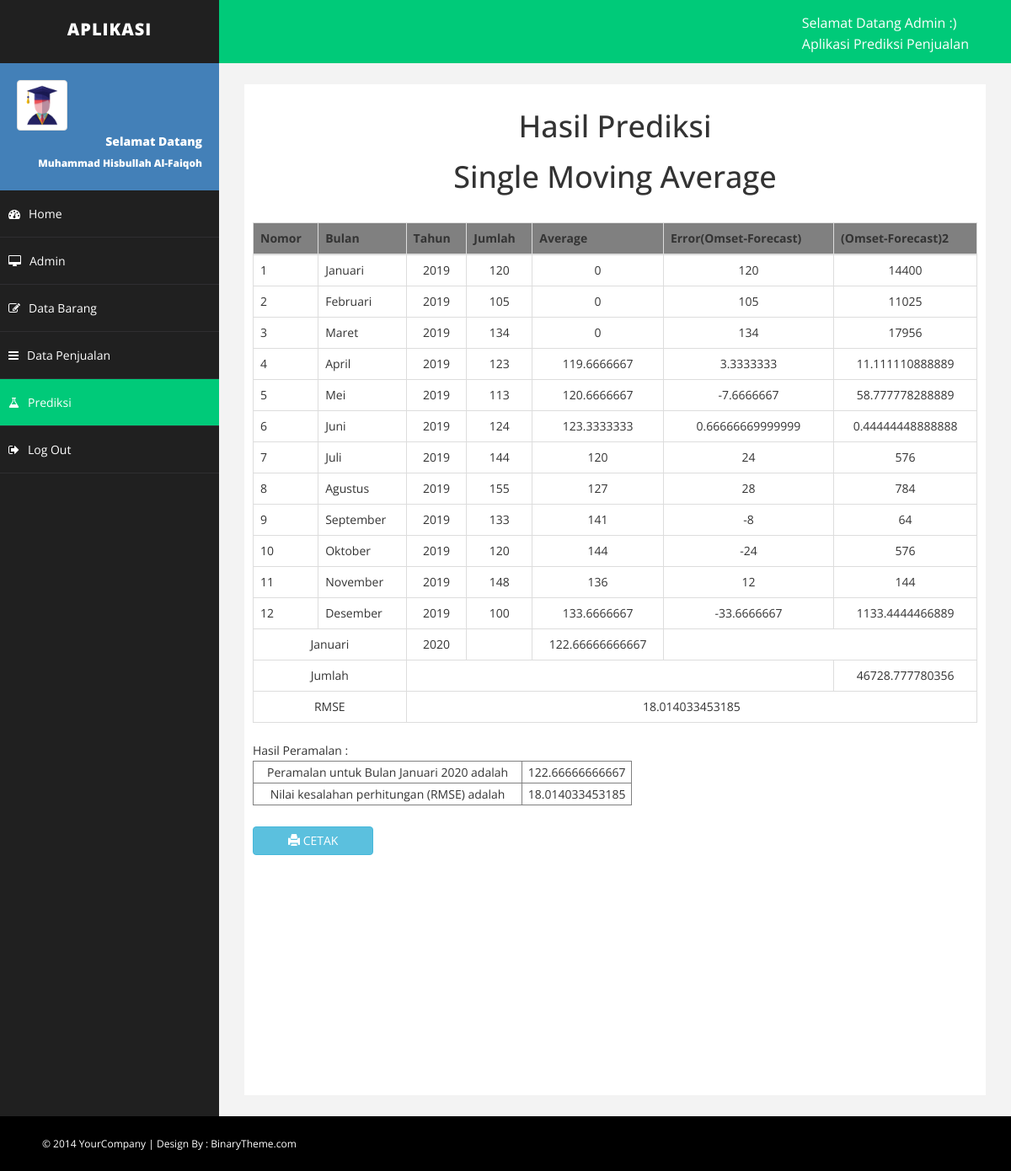
/perhitungan.php?barang=200, run on the app's committed database.
### tables this page shows
CREATE TABLE `penjualan` (
  `id_penjualan` int(11) NOT NULL,
  `id_barang` int(11) NOT NULL,
  `bulan` varchar(10) NOT NULL,
  `tahun` year(4) NOT NULL,
  `jumlah` varchar(5) NOT NULL,
  `average` double NOT NULL
);

### perhitungan.php (the view, shortened to what this page needs)
<!DOCTYPE html>
<html xmlns="http://www.w3.org/1999/xhtml">
<head>
    <link href="assets/css/bootstrap.css" rel="stylesheet" />
    <link href="assets/css/font-awesome.css" rel="stylesheet" />
    <link href="assets/css/basic.css" rel="stylesheet" />
    <link href="assets/css/custom.css" rel="stylesheet" />
</head>
<body>
    <div id="wrapper">
        <nav class="navbar navbar-default navbar-cls-top " role="navigation" style="margin-bottom: 0">
            <div class="navbar-header">
                <a class="navbar-brand">APLIKASI</a>
            </div>
            <div class="header-right">
                <div class="inner-text">
                    Selamat Datang Admin :)<br />
                Aplikasi Prediksi Penjualan</div>
            </div>
        </nav>
        <nav class="navbar-default navbar-side" role="navigation">
            <div class="sidebar-collapse">
                <ul class="nav" id="main-menu">
                    <li>
                        <div class="user-img-div">
                            <img src="assets/img/sarjana.png" class="img-thumbnail" />
                            <div class="inner-text">
                                Selamat Datang
                            <br />
                                <small>Muhammad Hisbullah Al-Faiqoh </small>
                            </div>
                        </div>
                    </li>
                    <li><a href="dasboard.php"><i class="fa fa-dashboard "></i>Home</a></li>
                    <li><a href="admin.php"><i class="fa fa-desktop "></i>Admin</a></li>
                    <li><a href="barang.php"><i class="fa fa-edit "></i>Data Barang </a></li>
                    <li><a href="penjualan.php"><i class="fa fa-bars "></i>Data Penjualan </a></li>
                    <li><a class="active-menu" href="prediksi.php"><i class="fa fa-flask "></i>Prediksi</a></li>
                    <li><a href="logout.php"><i class="fa fa-sign-out "></i>Log Out</a></li>
            </div>
        </nav>
        <div id="page-wrapper">
            <div id="page-inner">
                  <?php
                    $connect = mysqli_connect("localhost", "root", "", "prediksi");
                    $data = $_GET['barang'];
                    $ambil = mysqli_query($connect, "SELECT * FROM penjualan WHERE id_barang='$data' ");
                    $count = 0;
                    while($pecah = mysqli_fetch_array($ambil))
                    {
                        if ($count == 3)
                        $count = 0;
                        $days[$count]=$pecah['jumlah'];
                        $total = array_sum($days);
                            $res = $total/count($days);
                            $count++;
                    }
                        ?>
        <center><h1>Hasil Prediksi</h1>
        <h1 class="judul">Single Moving Average</h1></center>
          <br>
            <center>
              <table class="table table-bordered">
             <thead bgcolor="grey">
                <tr>
                    <th>Nomor</th>
                    <th>Bulan </th>
                    <th>Tahun </th>
                    <th>Jumlah </th>
                    <th>Average</th>
                    <th>Error(Omset-Forecast)</th>
                    <th>(Omset-Forecast)2</th>
                </tr>
             </thead>
                <?php
                $connect = mysqli_connect("localhost", "root", "", "prediksi");
                $ambil = mysqli_query($connect, "SELECT * FROM penjualan WHERE id_barang='$data' ") or die (mysqli_error($connect));
                if (mysqli_num_rows($ambil) > 0) {
                        $x = 0;
                        $jumlah_y = 0;
                        while ($pecah = mysqli_fetch_array($ambil)) {
                            $jumlah_x = $pecah['jumlah'] - $pecah['average'];
                            $jumlah_y += ($jumlah_x * $jumlah_x);
                            ?>
                <tr>
                    <td><?=$x+1; ?></td>
                    <td><?=$pecah['bulan']; ?></td>
                    <td align="center"><?=$pecah['tahun']; ?></td>
                    <td align="center"><?=$pecah['jumlah']; ?></td>
                    <td align="center"><?=$pecah['average']; ?></td>
                    <td align="center"><?=$pecah['jumlah'] - $pecah['average'];?></td>
                    <td align="center"><?=pow($jumlah_x, 2);?></td>
                </tr>
                 <?php
                   $x++;
                   }
                 ?>
                  <?php
                  $Bulan = "Januari";
                  $tahun = date('Y');
                  ?>
                <tr>
                  <td align="center" colspan="2"><?php echo $Bulan ?></td>
                  <td align="center"><?php echo $tahun ?></td>
                  <td></td>
                  <td align="center">
                    <?php
                    echo $res;
                    ?>
                 <td colspan="2">
                </tr>
                <tr>
                  <td align="center" colspan="2">Jumlah</td>
                  <td colspan="4">
                  <td align="center"><?php echo ($jumlah_y); ?></td>
                </tr>
              <tr>
                <td align="center" colspan="2">RMSE</td>
                <td align="center" colspan="5">
                  <?php
                  $RMSE = sqrt($jumlah_y) / $x;
                  echo $RMSE;
                  ?>
                </td>
              </tr>
              <?php
                }
              ?>
              </table>
            </center>
            <table border="1" width="450">
            <thead>
              <tr>
                <td align="center">Peramalan untuk Bulan <?=$Bulan?> <?=$tahun?> adalah</td><td align="center"><?=$res?></td>
              </tr>
               <tr>
                <td align="center">Nilai kesalahan perhitungan (RMSE) adalah</td><td align="center"><?=$RMSE?></td>
              </tr>
            </thead>
           </table>
           <br>
           <center>
           <a href="cetak.php" target="_blank" class="btn btn-info col-md-2"><span class="glyphicon glyphicon-print"></span> CETAK</a>
           </center>
            </div>
        </div>
    </div>
    <div id="footer-sec">
        &copy; 2014 YourCompany | Design By : <a href="http://www.binarytheme.com/" target="_blank">BinaryTheme.com</a>
    </div>
</body>
</html>

### assets/css/basic.css (style rules this page uses)
body { font-family: 'Open Sans', sans-serif; line-height:25px; }
#wrapper { width: 100%; background: #202020; }
#page-wrapper { padding: 15px 15px; min-height: 600px; background: #F3F3F3; }
#page-inner { width: 100%; margin: 10px 20px 10px 0px; background-color: #fff!important; padding: 10px; min-height: 1200px; }
.navbar-cls-top .navbar-brand { color: #fff; background: #202020; width: 260px; text-align: center; height: 75px; font-size: 20px; letter-spacing: 1px; font-weight: 900; padding-top: 25px; text-transform:uppercase; }
.header-right { color: #fff; padding: 15px 50px 5px 50px; float: right; font-size: 16px; }
.user-img-div { min-height: 140px; padding: 20px; background-color: #4380B8; }
.user-img-div img { max-height: 60px; }
.user-img-div .inner-text { text-align: right; position: relative; color: #fff; font-weight: 800; line-height: 25px; }
.active-menu { background-color: #00CA79!important; }
.sidebar-collapse, .sidebar-collapse .nav { background: none; }
.sidebar-collapse .nav { padding: 0; }
.sidebar-collapse .nav > li > a { color: #fff; background: #202020; text-shadow: none; padding: 15px 40px; border-bottom: 1px solid #2F2E31; }
.sidebar-collapse > .nav > li > a { padding: 15px 10px; }
.navbar-side { border: none; background-color: #202020; }
.navbar-cls-top { background: #00CA79; border-bottom: none; }
.navbar-default { border: 0px solid black; }
.navbar-header { background: #000000; }
.nav > li > a > i { margin-right: 10px; }
#footer-sec { background-color:#000; padding:20px 50px; color:#fff; font-size:12px; }
#footer-sec a { color:#fff; }
@media (min-width:768px) { #page-wrapper { margin: 0 0 0 260px; padding: 15px 30px; min-height: 1200px; } }
@media (min-width:768px) { .navbar-side { z-index: 1; position: absolute; width: 260px; } }
@media (min-width:768px) { .navbar { border-radius: 0px; } }

### data on the page
penjualan: bulan "Januari", tahun "2019", jumlah "120", average "0", $pecah['jumlah']-$pecah['average'] "120", pow($jumlah_x, 2) "14400"
penjualan: bulan "Februari", tahun "2019", jumlah "105", average "0", $pecah['jumlah']-$pecah['average'] "105", pow($jumlah_x, 2) "11025"
penjualan: bulan "Maret", tahun "2019", jumlah "134", average "0", $pecah['jumlah']-$pecah['average'] "134", pow($jumlah_x, 2) "17956"
penjualan: bulan "April", tahun "2019", jumlah "123", average "119.6666667", $pecah['jumlah'] - $pecah['average'] "3.3333333", pow($jumlah_x, 2) "11.111110888889"
penjualan: bulan "Mei", tahun "2019", jumlah "113", average "120.6666667", $pecah['jumlah'] - $pecah['average'] "-7.6666667", pow($jumlah_x, 2) "58.777778288889"
penjualan: bulan "Juni", tahun "2019", jumlah "124", average "123.3333333", $pecah['jumlah'] - $pecah['average'] "0.66666669999999", pow($jumlah_x, 2) "0.44444448888888"
penjualan: bulan "Juli", tahun "2019", jumlah "144", average "120", $pecah['jumlah'] - $pecah['average'] "24", pow($jumlah_x, 2) "576"
penjualan: bulan "Agustus", tahun "2019", jumlah "155", average "127", $pecah['jumlah'] - $pecah['average'] "28", pow($jumlah_x, 2) "784"
penjualan: bulan "September", tahun "2019", jumlah "133", average "141", $pecah['jumlah'] - $pecah['average'] "-8", pow($jumlah_x, 2) "64"
penjualan: bulan "Oktober", tahun "2019", jumlah "120", average "144", $pecah['jumlah'] - $pecah['average'] "-24", pow($jumlah_x, 2) "576"
penjualan: bulan "November", tahun "2019", jumlah "148", average "136", $pecah['jumlah'] - $pecah['average'] "12", pow($jumlah_x, 2) "144"
penjualan: bulan "Desember", tahun "2019", jumlah "100", average "133.6666667", $pecah['jumlah'] - $pecah['average'] "-33.6666667", pow($jumlah_x, 2) "1133.4444466889"

### other printed values
$Bulan "Januari"
$res "122.66666666667"
$jumlah_y "46728.777780356"
$RMSE "18.014033453185"
